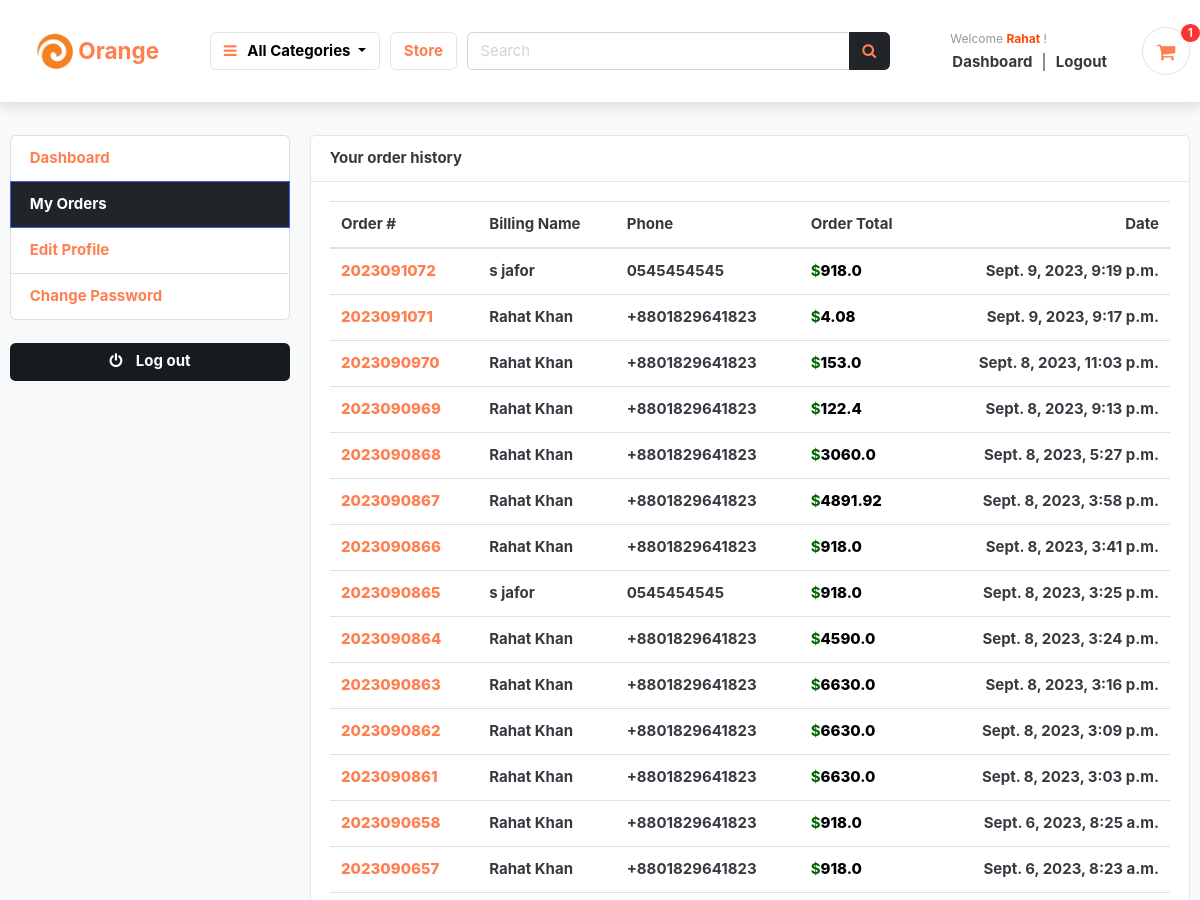
Before: /accounts/my_orders/ (signed in, upper part) with the older database file.
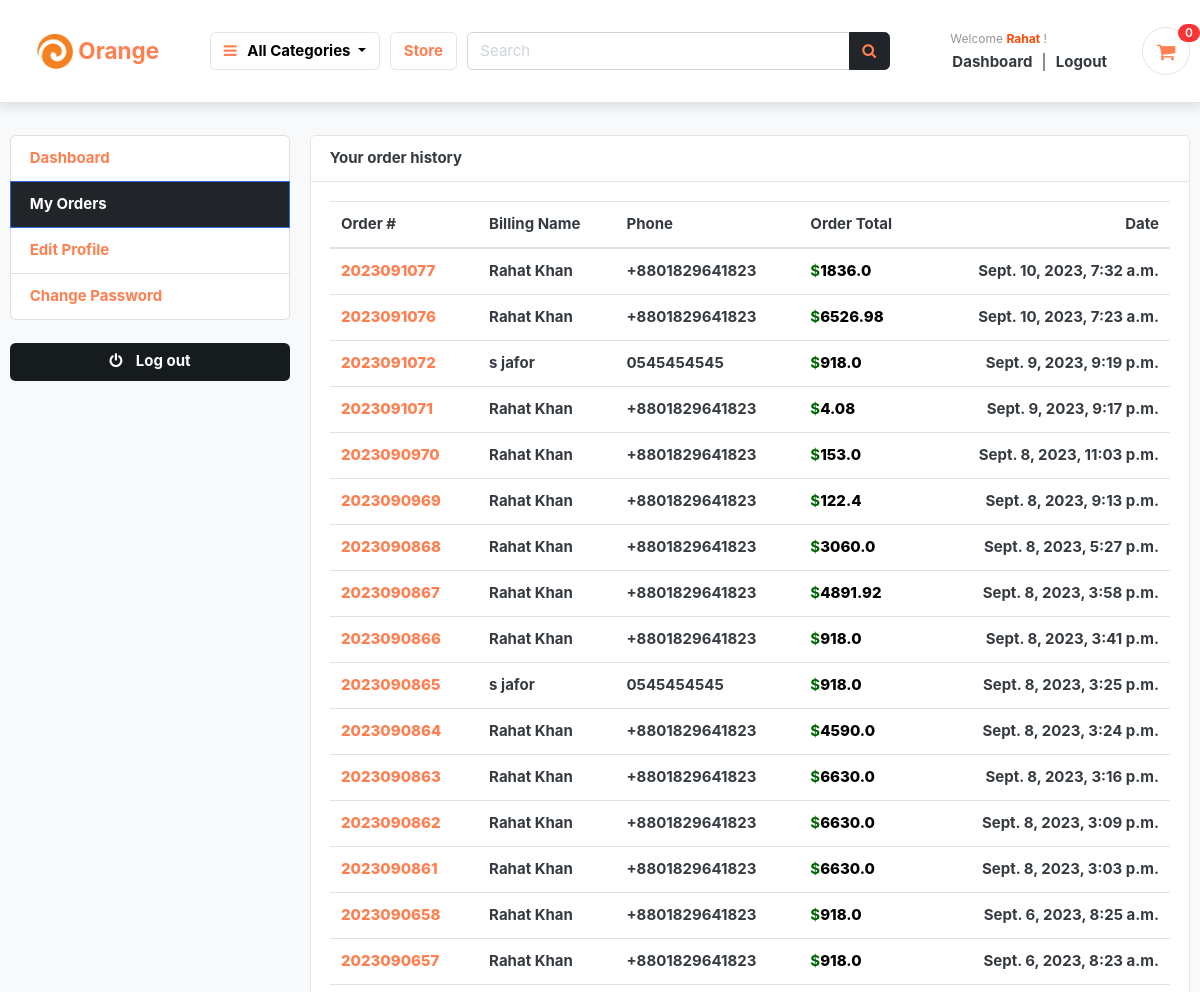
After: the same page with the newer database file.
### orders/models.py (models this page shows, shortened)
class Order(models.Model):
    STATUS = (
        ('New', 'New'),
        ('Accepted', 'Accepted'),
        ('Completed', 'Completed'),
        ('Cancelled', 'Cancelled'),
    )
    user = models.ForeignKey(Account, on_delete=models.SET_NULL, null=True)
    payment = models.ForeignKey(Payment, on_delete=models.SET_NULL, blank=True, null=True)
    order_number = models.CharField(max_length=20)
    first_name = models.CharField(max_length=50)
    last_name = models.CharField(max_length=50)
    phone = models.CharField(max_length=15)
    email = models.EmailField(max_length=50)
    address_line_1 = models.CharField(max_length=50)
    address_line_2 = models.CharField(max_length=50, blank=True)
    country = models.CharField(max_length=50)
    state = models.CharField(max_length=50)
    city = models.CharField(max_length=50)
    order_note = models.CharField(max_length=100, blank=True)
    order_total = models.FloatField()
    tax = models.FloatField()
    status = models.CharField(max_length=10, choices=STATUS, default='New')
    ip = models.CharField(blank=True, max_length=20)
    is_ordered = models.BooleanField(default=False)
    created_at = models.DateTimeField(auto_now_add=True)
    updated_at = models.DateTimeField(auto_now=True)
    def full_name(self):
        return f'{self.first_name} {self.last_name}'

### accounts/views.py (the view)
# urls.py: path('my_orders/', views.my_orders, name='my_orders'),
@login_required(login_url='login')
def my_orders(request):
    orders = Order.objects.filter(user=request.user, is_ordered=True).order_by('-created_at')
    context = {
        'orders': orders,
    }
    return render(request, 'accounts/my_orders.html', context)

### cart/context_processors.py (called while the page is built)
def counter(request):
    cart_count = 0
    if 'admin' in request.path:
        return {}
    else:
        try:
            cart = Cart.objects.filter(cart_id=_cart_id(request))
            if request.user.is_authenticated:
                cart_items = CartItem.objects.all().filter(user=request.user)
            else:
                cart_items = CartItem.objects.all().filter(cart=cart[:1])
            for cart_item in cart_items:
                cart_count += cart_item.quantity
        except Cart.DoesNotExist:
            cart_count = 0
    return dict(cart_count=cart_count)

### cart/views.py (called while the page is built)
def _cart_id(request):
    cart = request.session.session_key
    if not cart:
        cart = request.session.create()
    return cart

### category/context_processors.py (called while the page is built)
def menu_links(request):
    links = Category.objects.all()
    return dict(links=links)

### category/models.py (called while the page is built)
    def get_url(self):
        return reverse('products_by_category', args=[self.slug])

### accounts/templates/accounts/my_orders.html (shortened to what this page needs)
{% extends 'base.html' %}
{% block content %}
<section class="section-conten padding-y bg mt-5 pt-5">
<div class="container pt-5">
	<div class="row">
	{% include 'accounts/dashboard_sidebar.html' %}
	<main class="col-md-9">
		<article class="card">
		<header class="card-header">
			<strong class="d-inline-block mr-3">Your order history</strong>
		</header>
		<div class="card-body">
			<div class="row">
			<div class="col-md-12">
				<table class="table table-hover">
				  <thead>
				    <tr>
				      <th scope="col">Order #</th>
				      <th scope="col">Billing Name</th>
				      <th scope="col">Phone</th>
				      <th scope="col">Order Total</th>
							<th scope="col">Date</th>
				    </tr>
				  </thead>
				  <tbody>
						{% for order in orders %}
				    <tr>
				      <th scope="row"><a href="{% url 'order_detail' order.order_number %}" style="color:coral;font-weight:800;" class="link">{{order.order_number}}</a></th>
				      <td style="font-weight:700;">{{order.full_name}}</td>
				      <td style="font-weight:700;">{{order.phone}}</td>
				      <td style="font-weight:700;"><span style="color: darkgreen;font-weight: 700;">$</span><span style="font-weight: 800;color:black;">{{order.order_total}}</span></td>
							<td style="font-weight:700;">{{order.created_at}}</td>
				    </tr>
				{% endfor %}
				  </tbody>
				</table>
			</div>
			</div>
		</div>
		</article>
	</main>
</div>
</div>
</section>
{% endblock %}

### templates/includes/navbar.html (shortened to what the changed rows need)
{% load static %}
<header class="section-header sticky-navbar">
    <section class="header-main border-bottom py-4" style="box-shadow: 0 5px 10px rgba(0,0,0,0.1);">
    <div class="container">
      <div class="row align-items-center">
        <div class="col-lg-2 col-md-3 col-6">
          <a href="{% url 'home' %}" class="brand-wrap">
            <div class="d-flex justify-content-center align-items-center"
              style="background-color: transparent; transition: background-color 0.3s, border-radius 0.3s, padding 0.3s; border-radius: 50px; padding: 10px 15px;"
              onmouseover="this.style.backgroundColor='#343a40'; this.getElementsByTagName('img')[0].classList.add('logo-brightness-change'); this.getElementsByTagName('h2')[0].style.color='#ff4800';"
              onmouseout="this.style.backgroundColor='transparent'; this.getElementsByTagName('img')[0].classList.remove('logo-brightness-change'); this.getElementsByTagName('h2')[0].style.color='coral';">
              <h2 style="color: coral; margin: 3px 5px; font-size: 1.5rem;"><span style="font-weight: bold;">Orange</span></h2>
            </div>
          </a>
        </div>
        <div class="col-lg-3 col-sm-6 col-8 order-2 order-lg-3">
          <div class="d-flex justify-content-end mb-3 mb-lg-0">
            <a href="{% url 'cart' %}" class="widget-header pl-3 ml-3 cart-icon-ancor">
              <div class="icon icon-sm rounded-circle border cart-icon-div">
                <i class="fa fa-shopping-cart cart-icon"></i>
              </div>
              <span class="badge badge-pill badge-danger notify"
                >{{cart_count}}</span
              >
            </a>
          </div>
        </div>
      </div>
    </div>
  </section>
</header>

Changed rows visible on the page:
added Order: order_number "2023091077", full_name "Rahat Khan", phone "+8801829641823", order_total "1836.0", created_at "Sept. 10, 2023, 7:32 a.m."
added Order: order_number "2023091076", full_name "Rahat Khan", phone "+8801829641823", order_total "6526.98", created_at "Sept. 10, 2023, 7:23 a.m."
Other visible differences:
{{ cart_count }}: "1" → "0"
